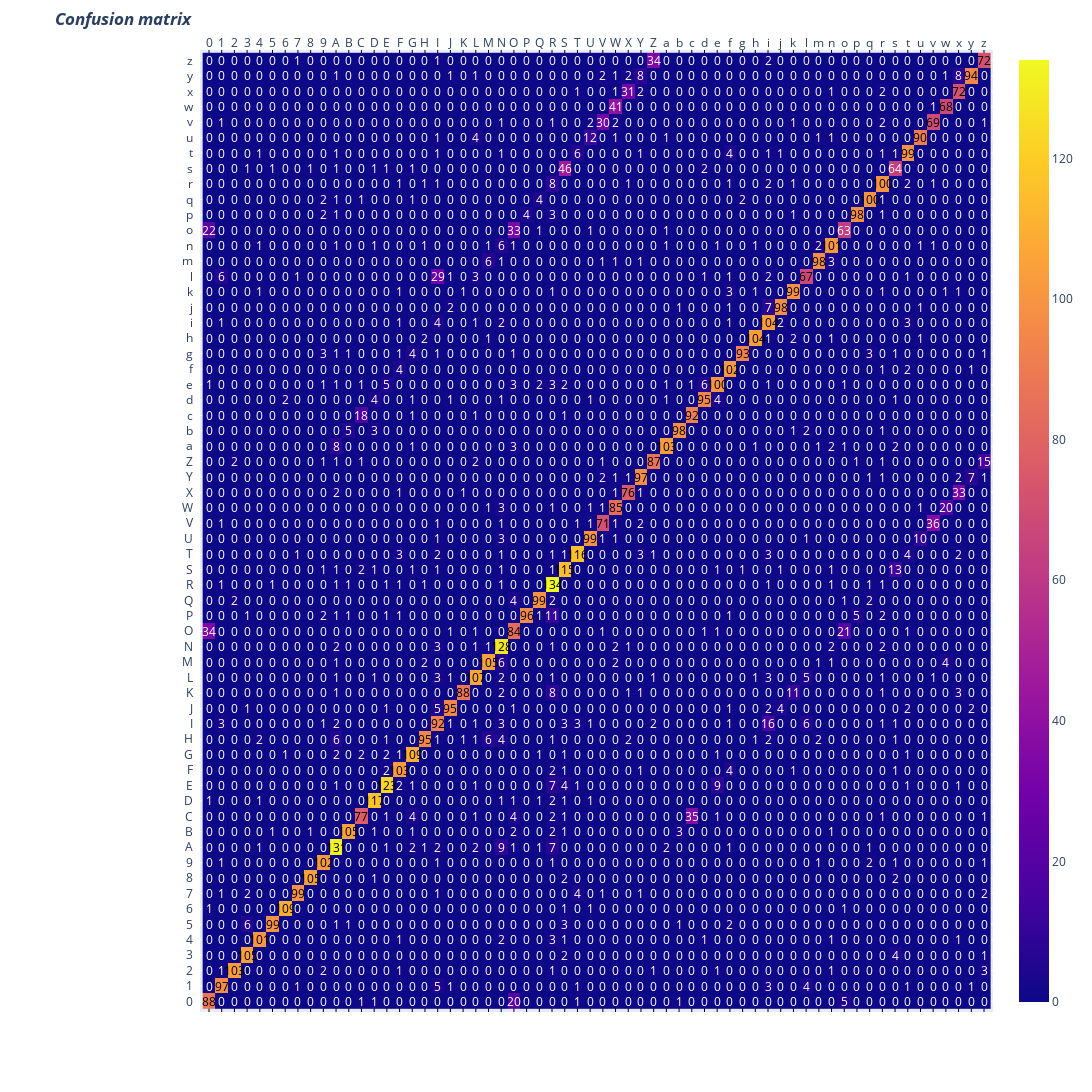

The notebook cell saved with this chart:
### Code cell
import plotly.figure_factory as ff
import plotly.graph_objects as go


z = confusion_matrix(y_true, y_pred)

x = values
y =  values

# change each element of z to type string for annotations
z_text = [[str(y) for y in x] for x in z]

# set up figure 
fig = ff.create_annotated_heatmap(z, x=x, y=y, annotation_text=z_text
                                 )

# add title
fig.update_layout(title_text='<i><b>Confusion matrix</b></i>',
                  #xaxis = dict(title='x'),
                  #yaxis = dict(title='x')
                 )

# add custom xaxis title
fig.add_annotation(dict(font=dict(color="black",size=14),
                        x=0.5,
                        y=-0.15,
                        showarrow=False,
                        text="Predicted value",
                        xref="paper",
                        yref="paper"))

# add custom yaxis title
fig.add_annotation(dict(font=dict(color="black",size=14),
                        x=-0.5,
                        y=0.5,
                        showarrow=False,
                        text="Real value",
                        textangle=-90,
                        xref="paper",
                        yref="paper"))

# adjust margins to make room for yaxis title
fig.update_layout(margin=dict(t=50, l=200))

fig.layout.update(
  go.Layout(
    width=1100, height=1100
  )
)
# add colorbar
fig['data'][0]['showscale'] = True
fig.show()
